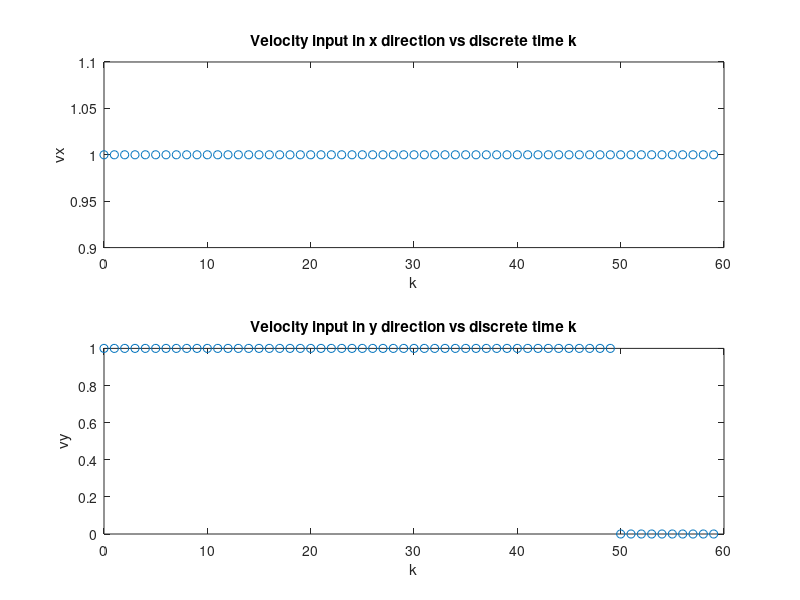
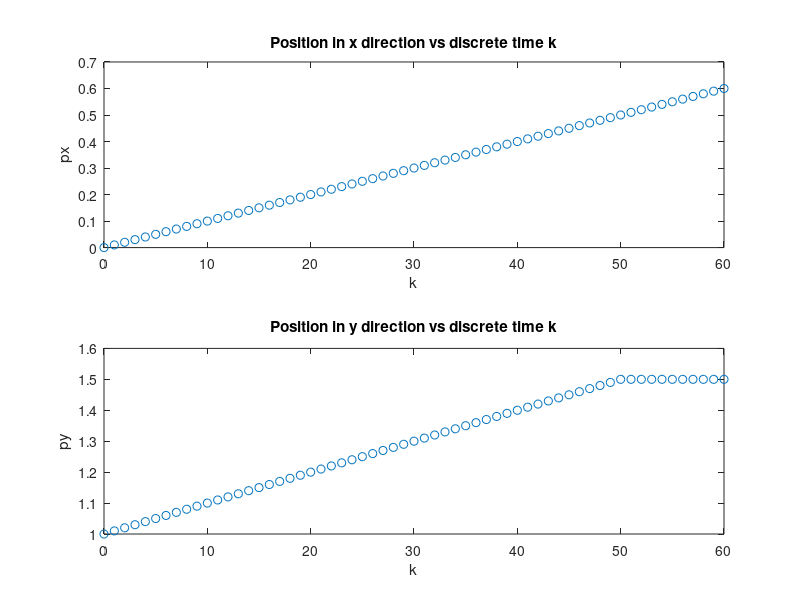
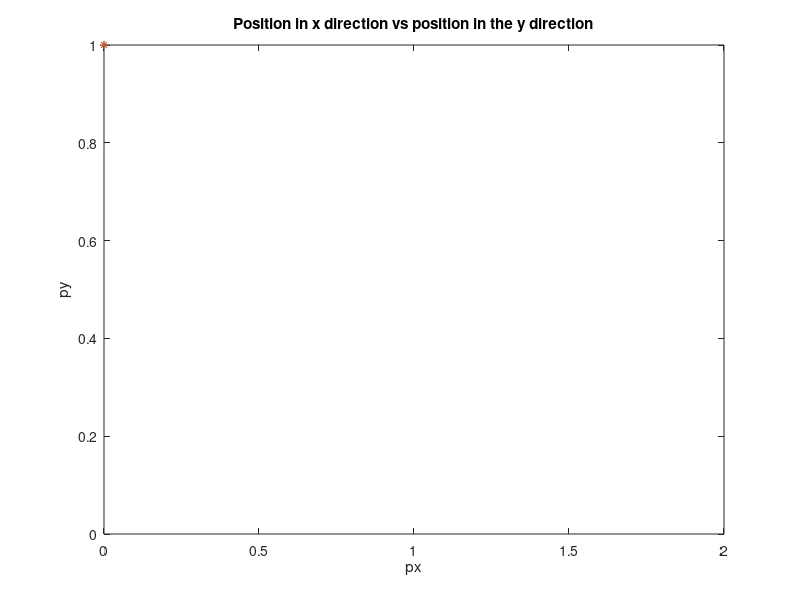

MATLAB code to generate these figures, in order:
% ECE 8 Lecture 7 -- Calculate position trajectory of the brick using a discrete-time
% model for any given number of discrete steps
close all;
clear all;

% discrete number of steps to calculate the trajectory
N = 60;

% provide what is needed to calculate the trajectory

% 1) define the initial condition (position)
px0 = 0;
py0 = 1;

% 2) define the input (velocity)
% vx defined as a constant equal to 1
% vx = ones(1,N); 
% vx defined as a step signal that is equal to 1 up to (and including) k =
% 49, and after that is equal to 0
% k = 0;
% for i = 1:N
%     if i < 50
%         vx(i) = 1;
%     else
%         vx(i) = 0;        
%     end
%     % to resolve the dimension issue, do not add an entry to k at i = N
%     if i < N 
%       k(i+1) = k(i) + 1;
%     end
% end

% define vx and vy such that the position of the robot ends at
pxd = 1.6; % desired x position
pyd = 0.5; % desired y position

% vx defined as a step signal that is equal to 1
vx = ones(1,N);

k = 0;
% define vy so that is equal to 1 until k = 49, and after that is 0
for i = 1:N
    if (i < 51) % condition for if would be true if i < 51
        vy(i) = 1;
    else
        vy(i) = 0;        
    end
    % to resolve the dimension issue, do not add an entry to k at i = N
    if i < N 
      k(i+1) = k(i) + 1;
    end
end

% plot the inputs
figure
subplot(2,1,1) % define a 2x1 figure structure
% put vx vs k in (1,1) entry
plot(k,vx,'o')
xlabel('k')
ylabel('vx')
title('Velocity input in x direction vs discrete time k')

subplot(2,1,2) % define a 2x1 figure structure
% put vy vs k in (2,1) entry
plot(k,vy,'o')
xlabel('k')
ylabel('vy')
title('Velocity input in y direction vs discrete time k')


% 3) define the planar model (in this case
%
% px_k+1 = px_k + Delta * vx_k
% py_k+1 = py_k + Delta * vy_k
%
%  step size (in seconds)
Delta = 0.01;
% )
px = px0; % initialize my trajectory at px0
py = py0; % initialize my trajectory at py0
k = 0; % initialize discrete time vector
for i = 1:N
    % calculate the trajectory for the model
    % px_k+1 = px_k + Delta * vx_k
    px(i+1) = px(i) + Delta * vx(i);
    % py_k+1 = py_k + Delta * vy_k
    py(i+1) = py(i) + Delta * vy(i);
    % populate discrete time vector
    k(i+1) = k(i) + 1;
end

% at this point we would have px from 0 to N

% plot px and py as a function of k in a single figure with two drawings
figure
subplot(2,1,1) % define a 2x1 figure structure
% put px vs k in (1,1) entry
plot(k,px,'o')
xlabel('k')
ylabel('px')
title('Position in x direction vs discrete time k')

subplot(2,1,2) % define a 2x1 figure structure
% put py vs k in (2,1) entry
plot(k,py,'o')
xlabel('k')
ylabel('py')
title('Position in y direction vs discrete time k')


% plot py vs px in a planar plot
figure
plot(px,py,'+') % Plot pairs (px(i),py(i)) one at a time
xlabel('px')
ylabel('py')
title('Position in x direction vs position in the y direction')
axis([0 2 0 1]) % define min for x to be 0, max for x to be 2
                % and define min for y to be 0, and max for y to be 1
% mark initial position
hold on
plot(px(1),py(1),'*')
% mark final position
% if know N, being the last data point
%plot(px(N),py(N),'or')
% if we don't know entry number of last data point 
% Nmax = length(px); % for matrices, use function size
% mark desired position
%plot(pxd,pyd,'*')
